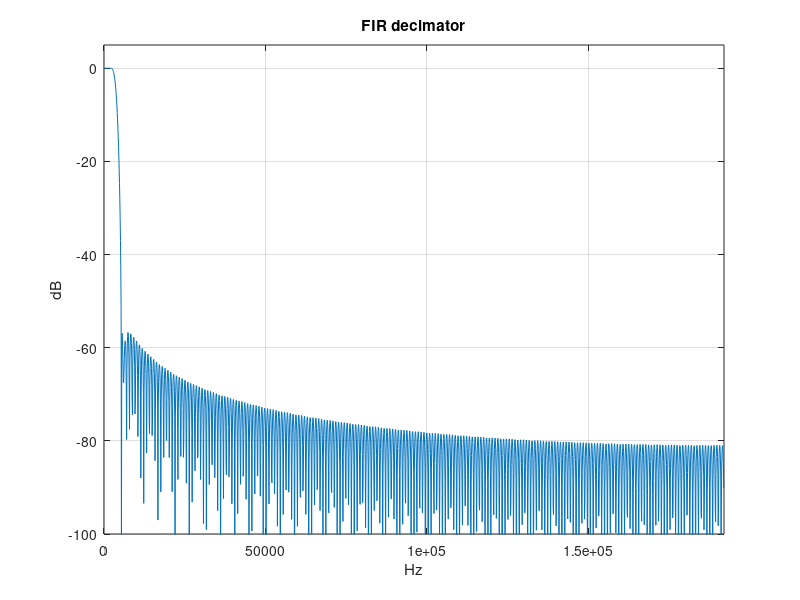
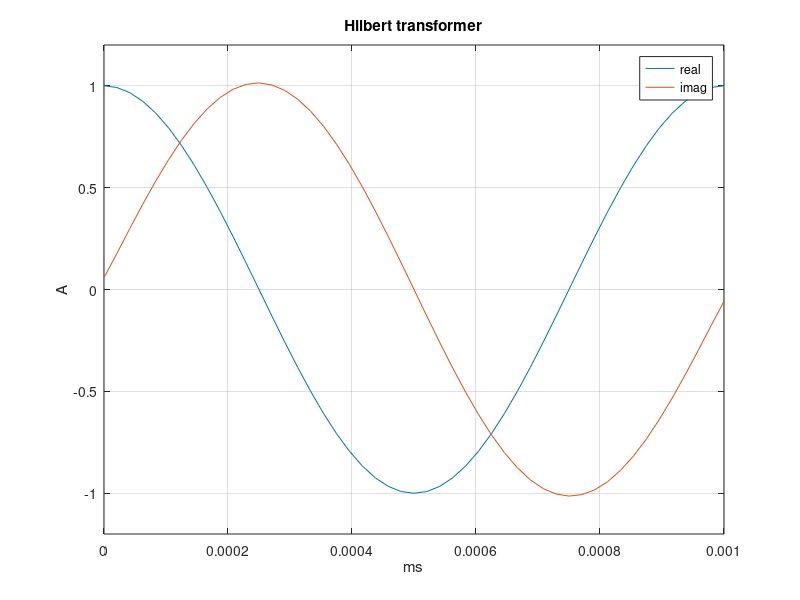
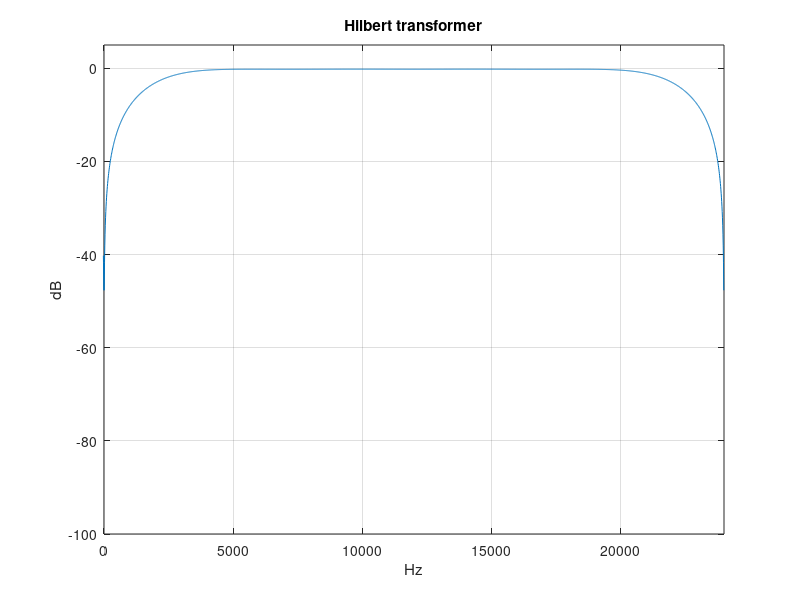

These figures' MATLAB source, in order:
addpath("C:\Users\Martin Stoyanov\matlab")
pkg load signal
close all
clear all
clc


# FIR decimator:
# clock - integer multiple of 48kHz:
# fc = 64.896MHz;
# cutoff frequency (3kHz for FT8, adjust experimentally):
f = 4e3
# CIC decimation ratio = 169;
# FIR decimation ratio = 8;
# fs after the CIC decimator fs = fc/169 = 384KSPS;
# fs after the FIR decimator fs = fc/(169*8) = 48KSPS;
fs = 384e3;
# normalized frequency:
wn = f/(fs/2);
# order:
# SSB rx filter should have squareness (-6 to -60dB) 1.6 - 2;
# BW should be 3kHz for FT8, 2.7kHz for SSB, 800Hz for CW;
# freq at -3dB = 3kHZ
# freq at -60dB = 5.4kHz
# BW = 5.4 - 3 = 2.4kHz
# n = dB*fs/22*BW = 436
n = 436;

fir_decimator = fir1(n-1, wn, 'low');

figure(1)
df = -fs/2 : 1e2 : fs/2-1e2;
plot(df, 20*log10(abs(fftshift(fft(fir_decimator, length(df))))))
axis([0, fs/2, -100, 5])
title('FIR decimator')
xlabel('Hz')
ylabel('dB')
grid on

coeff_width = 16;
# 1 signed bit, 15 fraction bits:
scaled_width = coeff_width - 1;
coeff_decimator = round(fir_decimator*2^scaled_width);


# Hilbert transformer:
# 1kHz audio after a Hibert transformer:
f = 1e3;
fs = 48e3;
t = 0 : 1/fs : 1/f;
audio = cos(2*pi*f*t);
audio_hilbert = hilbert(cos(2*pi*f*t));

figure(2)
plot(t, audio_hilbert)
hold on
plot(t, imag(audio_hilbert))
hold off
axis([0, 1/f, -1.2, 1.2])
title('Hilbert transformer')
xlabel('ms')
ylabel('A')
legend('real', 'imag')
grid on;

# Parks-McClellan lowpass filter:
# [n, f, a, w] = firpmord(f, a, d, fs);
# f - passband/stopband
# a - ideal amplitudes
# d - real amplitudes
fs = 48e3;
[n f a w] = firpmord([3e3; 5.4e3;], [1; 0;], [0.01; db2mag(-60);], fs);
# n = 54, pick an odd number:
n = 23;
fpass = 0.125;
# center around fs/4:
f = [0; fpass; 0.5-fpass; 0.5;]/0.5;
b = firpm(n-1, f, a);    % Parks-McClellan synthesis
b = round(b*2048);  %/2048  % quantize coeffs
b = [-1	0 5	0 -21 0 63 0 -168 0	634	1024 634 0 -168	0 63 0 -21 0 5 0 -1]/2048;
# b_hilb= hilbert_synth(b);
# b_hilb= round(b_hilb*1024)/1024;  % quantize coeffs
b = [-1	0 -5 0 -21 0 -63 0 -168 0 -634 0 634 0 168 0 63 0 21 0 5 0 1]/1048;

figure(3)
df = -fs/2 : 10 : fs/2-10;
plot(df, 20*log10(abs(fftshift(fft(b, length(df))))))
axis([0, fs/2, -100, 5])
title('Hilbert transformer')
xlabel('Hz')
ylabel('dB')
grid on





































